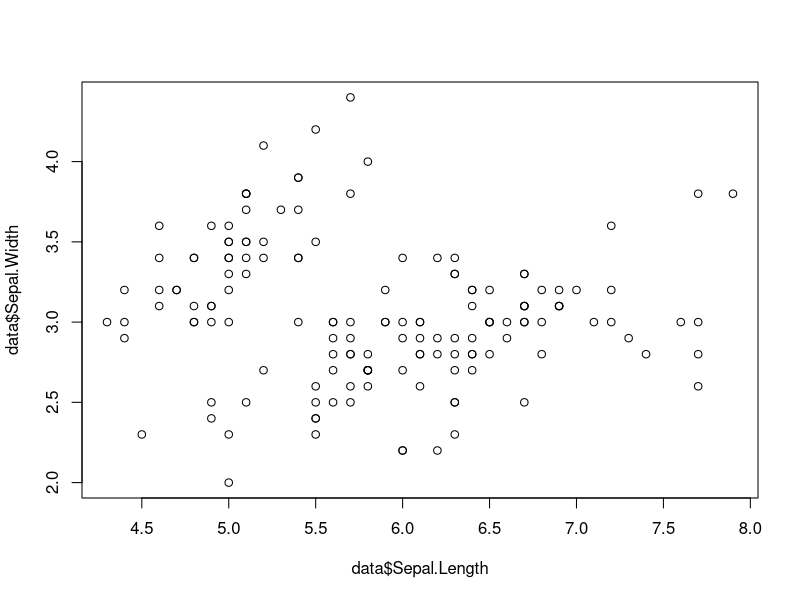
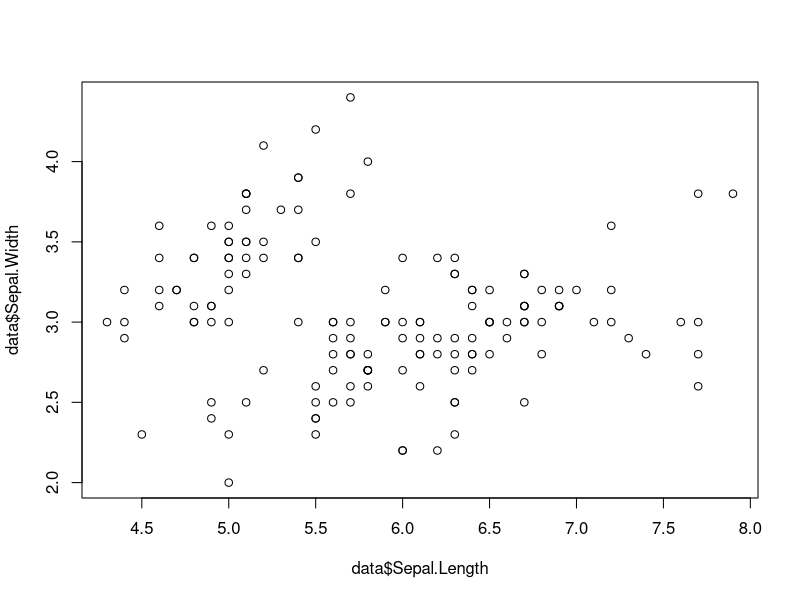
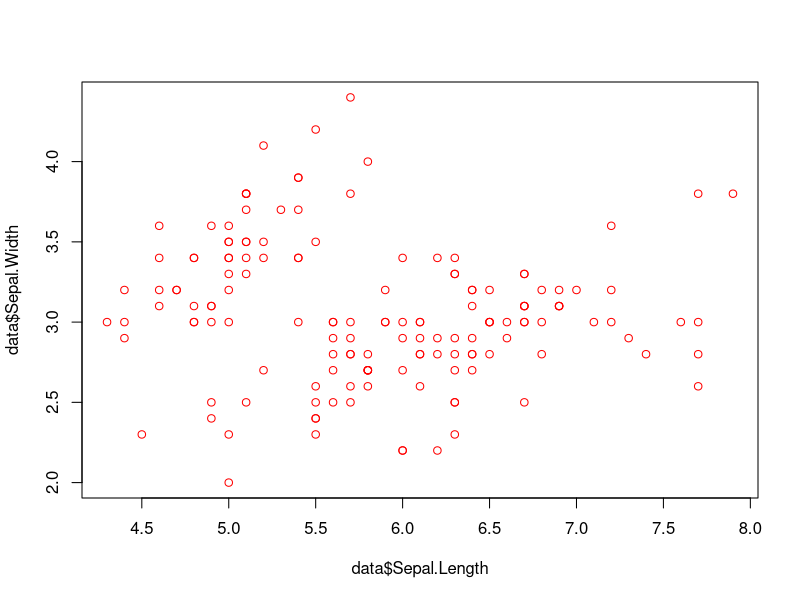
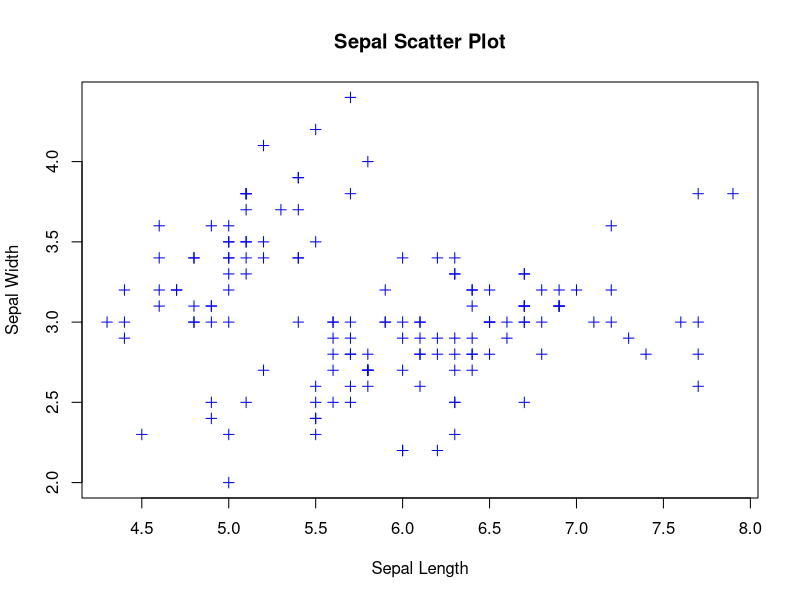
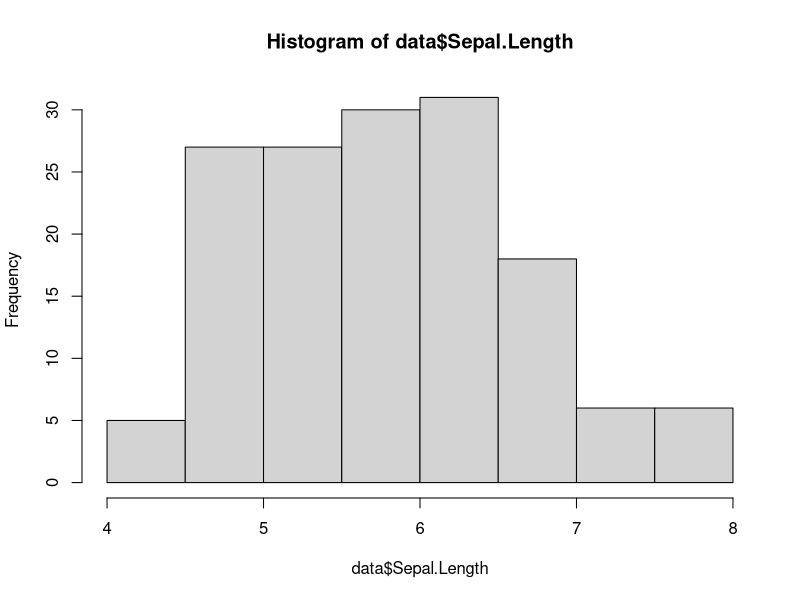
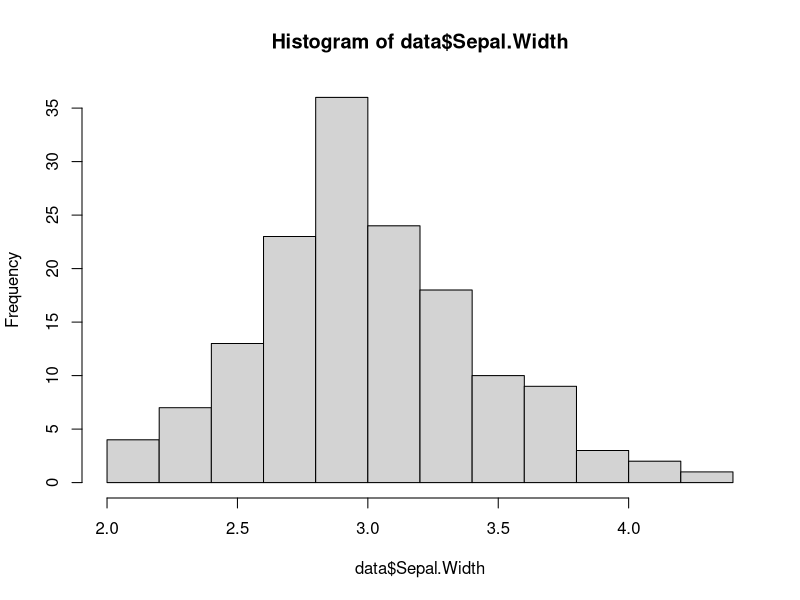
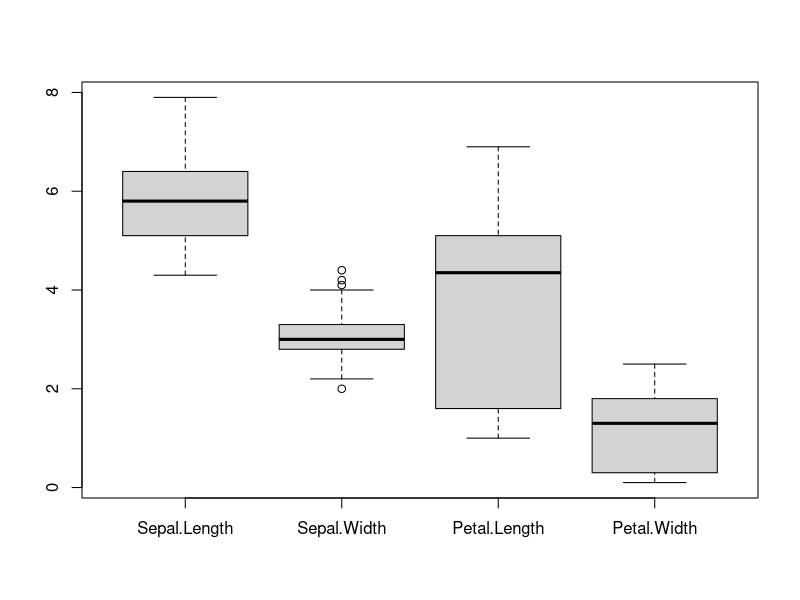
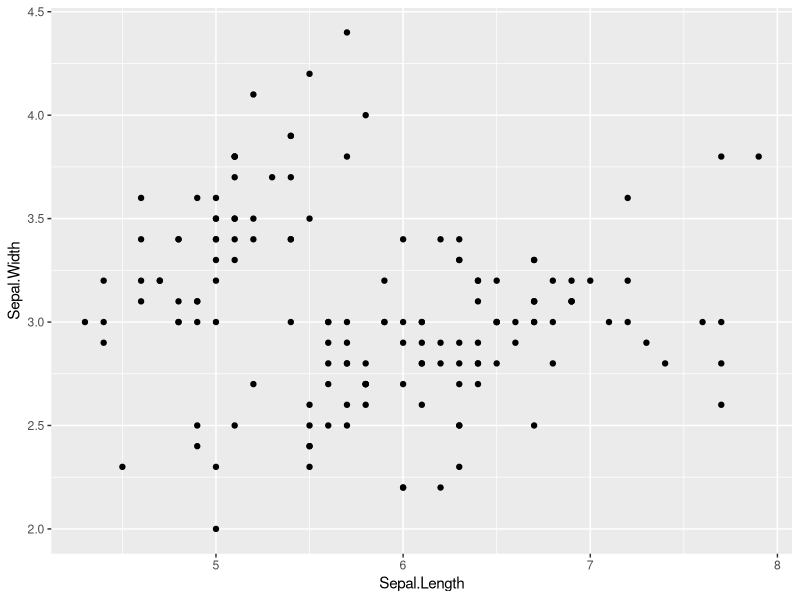

Here is the R script that generated these plots, in order:
# March 4, 2021

library(ggplot2) # package for "elegant data visualizations using the Grammar of Graphics"

# Review ------------------------------------------------------------------

# dataframes store data in rows and columns (like and Excel spreadsheet)
## Each column can have a different type of data (e.g., numeric, character, date) 
## A tibble is a fancy type of dataframe

# we need to use different functions to read in csv files vs. xlsx files
## csv files:
### read_csv (readr package)  
### fread (data.table package) - use for BIG files

## xlsx files:
### read_excel (readxl package)

# Load in Data ------------------------------------------------------------

data <- iris # the iris dataset

head(iris)   # take a quick look at the data

# Base R ------------------------------------------------------------------

# Scatter plots
# plot 1 
plot(x = data$Sepal.Length, y = data$Sepal.Width)

# plot 1 
plot(y = data$Sepal.Width, x = data$Sepal.Length)

# plot 2
plot(data$Sepal.Length, data$Sepal.Width, col = "red")

# plot 3
plot(data$Sepal.Length, data$Sepal.Width, col = "blue", pch = 3, 
     xlab = "Sepal Length", ylab = "Sepal Width",
     main = "Sepal Scatter Plot")


# histograms
hist(data$Sepal.Length)

hist(data$Sepal.Width)

# boxplots
boxplot(data[, -5])

data[, 5]
data[, -5]

# ggplot ------------------------------------------------------------------

# ggplot2: package (Hadley Wickham's PhD!) based on the idea of 
## the Grammar of Graphics (Leland Wilkinson, 1999)

# Just likes elements of speech (nouns, adjectives, verbs, etc), we can think
## of elements of graphics
# 7 distinct layers of "grammatical elements" in ggplot:
## Data, Aesthetics, Geometries, Facets, Statistics, Coordinates, Themes


# Scatter plot (3 elements)
ggplot(data, aes(x = Sepal.Length, y = Sepal.Width)) +
  geom_point()

# Scatter plot for each species (4 elements!)
# good for comparisons - automatically uses same scale on x & y axis!
ggplot(data, aes(x = Sepal.Length, y = Sepal.Width)) +
  geom_point() +
  facet_wrap(~Species, nrow = 1)

# Scatter plot for each species with linear model! (5 elements)
# good for comparisons - automatically uses same scale on x & y axis!
ggplot(data, aes(x = Sepal.Length, y = Sepal.Width)) +
  geom_point() +
  facet_wrap(~Species, nrow = 1) +
  geom_smooth(method = "lm", se = FALSE, col = "red")





